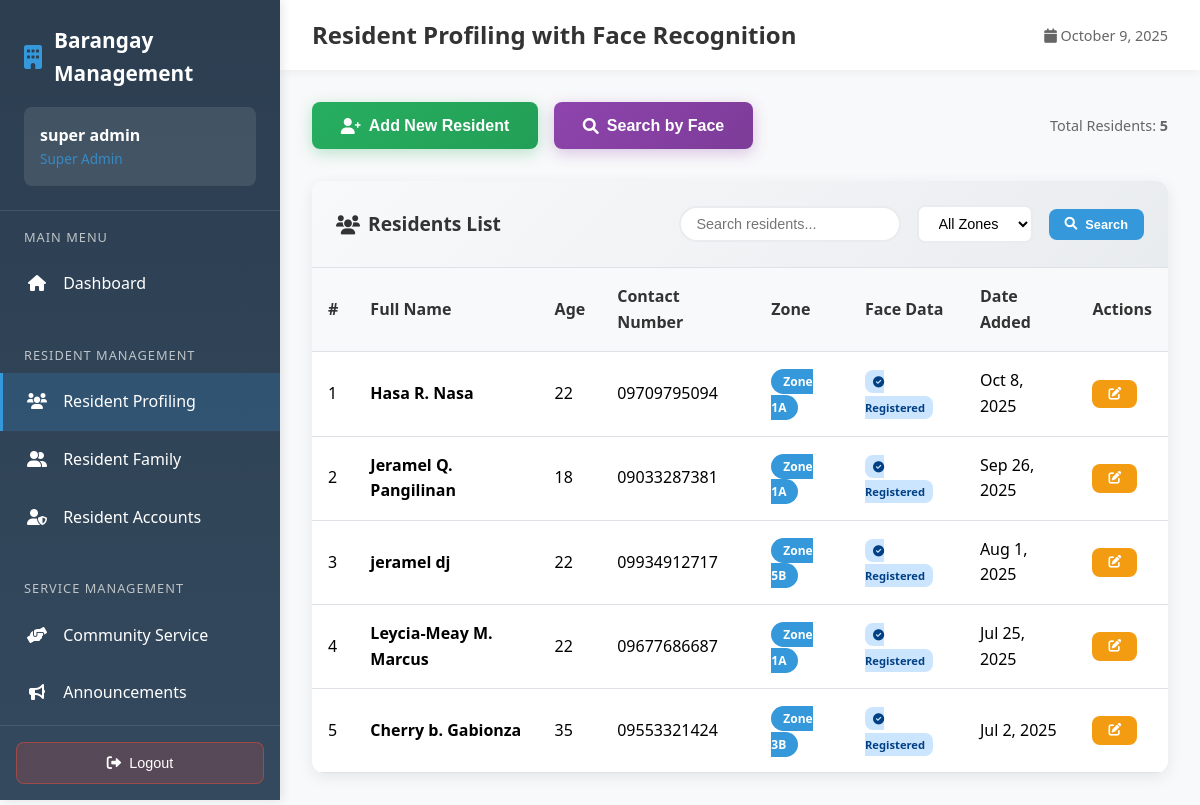
Page /employee/admin/resident-profiling.php (signed in) on the committed database.
### tables this page shows
CREATE TABLE `residents` (
  `id` int(11) NOT NULL,
  `first_name` varchar(100) NOT NULL,
  `middle_initial` varchar(1) DEFAULT NULL,
  `last_name` varchar(100) NOT NULL,
  `full_name` varchar(255) DEFAULT NULL,
  `suffix` varchar(50) DEFAULT NULL,
  `age` int(11) NOT NULL,
  `contact_number` varchar(20) NOT NULL,
  `zone` enum('Zone 1A','Zone 1B','Zone 2A','Zone 2B','Zone 3A','Zone 3B','Zone 4A','Zone 4B','Zone 5A','Zone 5B','Zone 6A','Zone 6B','Zone 7A','Zone 7B') NOT NULL DEFAULT 'Zone 1A',
  `email` varchar(100) DEFAULT NULL,
  `created_at` timestamp NOT NULL DEFAULT current_timestamp(),
  `updated_at` timestamp NOT NULL DEFAULT current_timestamp() ON UPDATE current_timestamp(),
  `photo_path` varchar(255) DEFAULT NULL,
  `face_descriptor` text DEFAULT NULL,
  `face_embedding` text DEFAULT NULL,
  `face_photo` longtext DEFAULT NULL,
  `liveness_verified` tinyint(1) DEFAULT 0,
  `total_volunteer_hours` decimal(6,1) DEFAULT 0.0,
  `total_volunteer_events` int(11) DEFAULT 0,
  `last_volunteer_date` date DEFAULT NULL,
  `volunteer_status` enum('inactive','active','outstanding') DEFAULT 'inactive',
  `status` varchar(20) NOT NULL DEFAULT 'active'
);

### employee/admin/resident-profiling.php (the view, shortened to what this page needs)
<?php
require_once '../../config.php';
$search = isset($_GET['search']) ? mysqli_real_escape_string($connection, $_GET['search']) : '';
$page = isset($_GET['page']) ? intval($_GET['page']) : 1;
$records_per_page = 10;
$offset = ($page - 1) * $records_per_page;
$where_conditions = [];
$where_clause = !empty($where_conditions) ? 'WHERE ' . implode(' AND ', $where_conditions) : '';
$count_query = "SELECT COUNT(*) as total FROM residents $where_clause";
$count_result = mysqli_query($connection, $count_query);
$total_records = mysqli_fetch_assoc($count_result)['total'];
$residents_query = "SELECT * FROM residents $where_clause ORDER BY created_at DESC LIMIT $records_per_page OFFSET $offset";
$residents_result = mysqli_query($connection, $residents_query);
$row_number = $offset + 1;
?>
<!DOCTYPE html>
<html lang="en">
<head>
    <link href="https://cdnjs.cloudflare.com/ajax/libs/font-awesome/6.0.0/css/all.min.css" rel="stylesheet">
</head>
<body>
    <nav class="sidebar" id="sidebar">
        <div class="sidebar-header">
            <div class="sidebar-brand">
                <i class="fas fa-building"></i>
                Barangay Management
            </div>
            <div class="user-info">
                <div class="user-name"><?php echo $_SESSION['full_name']; ?></div>
                <div class="user-role">Super Admin</div>
            </div>
        </div>
        <div class="sidebar-nav">
            <div class="nav-section">
                <div class="nav-section-title">Main Menu</div>
                <a href="dashboard.php" class="nav-item">
                    <i class="fas fa-home"></i>
                    Dashboard
                </a>
            </div>
            <div class="nav-section">
                <div class="nav-section-title">Resident Management</div>
                <a href="resident-profiling.php" class="nav-item active">
                    <i class="fas fa-users"></i>
                    Resident Profiling
                </a>
                <a href="resident_family.php" class="nav-item">
                    <i class="fas fa-user-friends"></i>
                    Resident Family
                </a>
                <a href="resident_account.php" class="nav-item">
					<i class="fas fa-user-shield"></i>
					Resident Accounts
				</a>
            </div>
            <div class="nav-section">
                <div class="nav-section-title">Service Management</div>
                <a href="community_service.php" class="nav-item">
                    <i class="fas fa-hands-helping"></i>
                    Community Service
                </a>
                <a href="announcements.php" class="nav-item">
                    <i class="fas fa-bullhorn"></i>
                    Announcements
                </a>
                <a href="complaints.php" class="nav-item">
                </a>
            </div>
        </div>
        <div class="logout-section">
            <form action="../logout.php" method="POST" id="logoutForm" style="width: 100%;">
                <button type="button" class="logout-btn" onclick="handleLogout()">
                    <i class="fas fa-sign-out-alt"></i>
                    Logout
                </button>
            </form>
        </div>
    </nav>
    <div class="main-content">
        <div class="top-bar">
            <h1 class="page-title">Resident Profiling with Face Recognition</h1>
            <div style="display: flex; align-items: center; gap: 1rem;">
                <span style="color: #666; font-size: 0.9rem;">
                    <i class="fas fa-calendar"></i> <?php echo date('F j, Y'); ?>
                </span>
            </div>
        </div>
        <div class="content-area">
            <div class="action-buttons">
                <div style="display: flex; gap: 1rem; flex-wrap: wrap;">
                    <button class="btn btn-add-resident" onclick="showModal('createModal')">
                        <i class="fas fa-user-plus"></i> Add New Resident
                    </button>
                    <button class="btn btn-face-search" onclick="showModal('searchModal')">
                        <i class="fas fa-search"></i> Search by Face
                    </button>
                </div>
                <div style="color: #666; font-size: 0.9rem;">
                    Total Residents: <strong><?php echo $total_records; ?></strong>
                </div>
            </div>
            <div class="table-card">
                <div class="table-header">
                    <div class="table-title">
                        <i class="fas fa-users"></i>
                        Residents List
                    </div>
                    <div class="search-filters">
                        <form method="GET" style="margin-left: auto; display:flex; gap:1rem; align-items:center;">
                            <input type="text" name="search" placeholder="Search residents..."
                                   class="search-input" value="<?php echo htmlspecialchars($search); ?>">
                            <select name="zone" class="filter-select">
                                <option value="">All Zones</option>
                            </select>
                            <button type="submit" class="btn btn-primary btn-sm">
                                <i class="fas fa-search"></i> Search
                            </button>
                        </form>
                    </div>
                </div>
                <div class="table-responsive">
                    <table class="table">
                        <thead>
                            <tr>
                                <th>#</th>
                                <th>Full Name</th>
                                <th>Age</th>
                                <th>Contact Number</th>
                                <th>Zone</th>
                                <th>Face Data</th>
                                <th>Date Added</th>
                                <th>Actions</th>
                            </tr>
                        </thead>
                        <tbody>
                            <?php if (mysqli_num_rows($residents_result) > 0): ?>
                                <?php while ($resident = mysqli_fetch_assoc($residents_result)): ?>
                                    <tr>
                                        <td><?php echo $row_number++; ?></td>
                                        <td>
                                            <strong><?php echo htmlspecialchars($resident['full_name']); ?></strong>
                                        </td>
                                        <td><?php echo $resident['age']; ?></td>
                                        <td><?php echo htmlspecialchars($resident['contact_number']); ?></td>
                                        <td>
                                            <span class="status-badge zone-badge">
                                                <?php echo htmlspecialchars($resident['zone']); ?>
                                            </span>
                                        </td>
                                        <td>
                                            <?php if ($resident['face_descriptor']): ?>
                                                <span class="face-badge face-registered">
                                                    <i class="fas fa-check-circle"></i> Registered
                                                </span>
                                            <?php else: ?>
                                                <span class="face-badge">
                                                    <i class="fas fa-times-circle"></i> Not Set
                                                </span>
                                            <?php endif; ?>
                                        </td>
                                        <td><?php echo date('M j, Y', strtotime($resident['created_at'])); ?></td>
                                        <td>
                                            <button class="btn btn-warning btn-sm" onclick="editResident(<?php echo htmlspecialchars(json_encode($resident)); ?>)">
                                                <i class="fas fa-edit"></i>
                                            </button>
                                        </td>
                                    </tr>
                                <?php endwhile; ?>
                            <?php endif; ?>
                        </tbody>
                    </table>
                </div>
            </div>
        </div>
    </div>
</body>
</html>

### rows in the picture
residents: full_name "Hasa R. Nasa", age "22", contact_number "09709795094", zone "Zone 1A", shows "Registered", created_at "Oct 8, 2025"
residents: full_name "Jeramel Q. Pangilinan", age "18", contact_number "09033287381", zone "Zone 1A", shows "Registered", created_at "Sep 26, 2025"
residents: full_name "jeramel dj", age "22", contact_number "09934912717", zone "Zone 5B", shows "Registered", created_at "Aug 1, 2025"
residents: full_name "Leycia-Meay M. Marcus", age "22", contact_number "09677686687", zone "Zone 1A", shows "Registered", created_at "Jul 25, 2025"
residents: full_name "Cherry b. Gabionza", age "35", contact_number "09553321424", zone "Zone 3B", shows "Registered", created_at "Jul 2, 2025"

### other values in the picture
$_SESSION['full_name'] "super admin"
$total_records "5"
